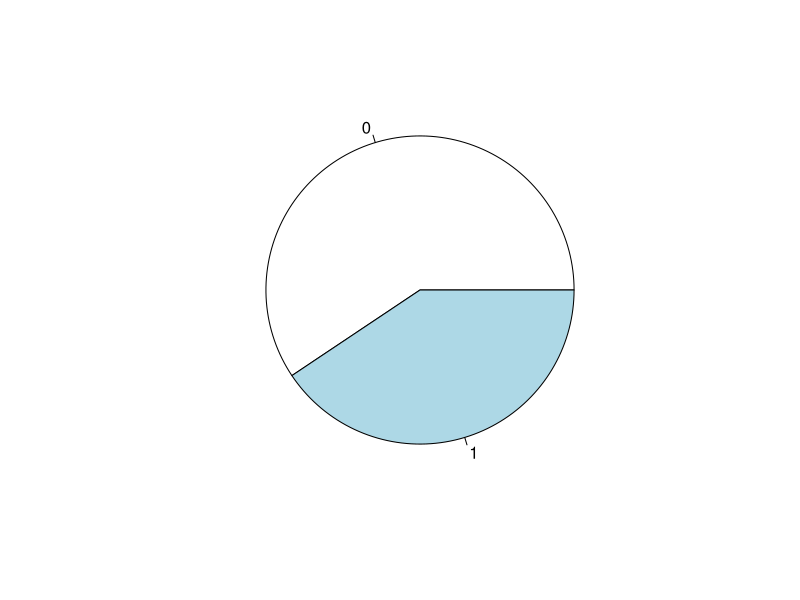
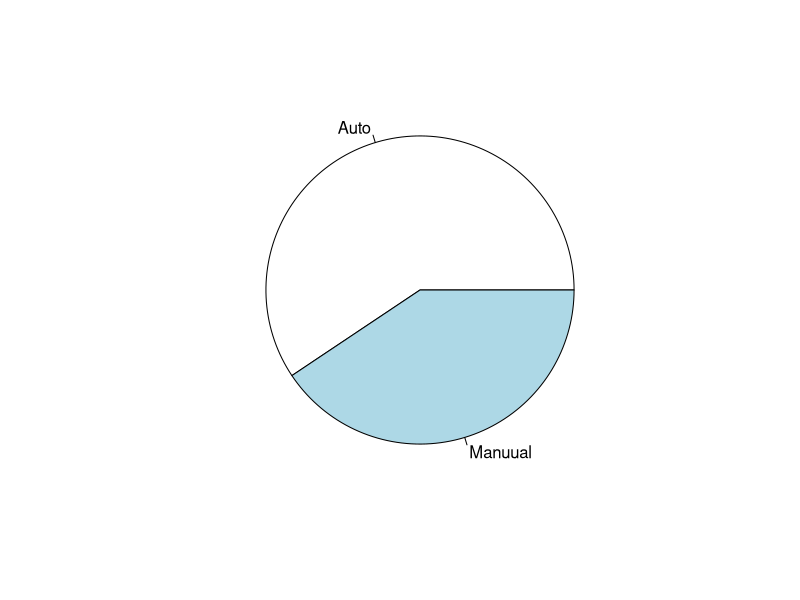
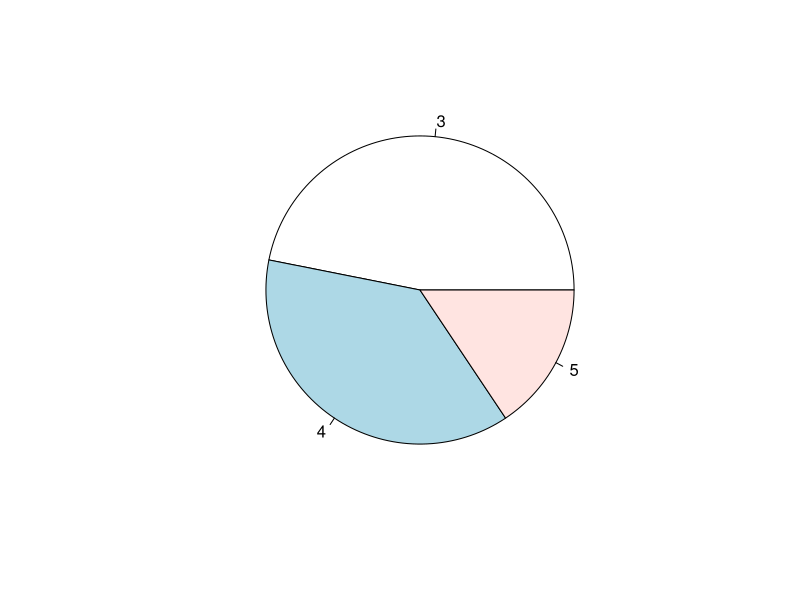
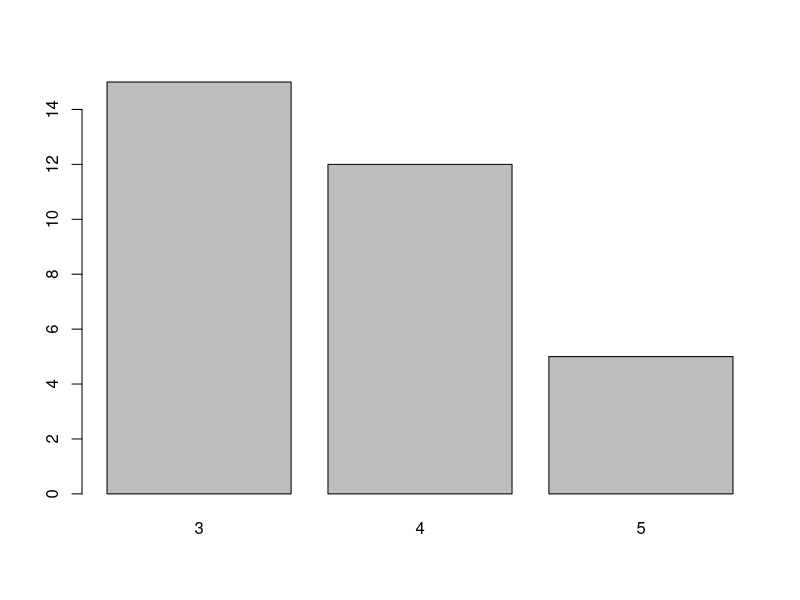
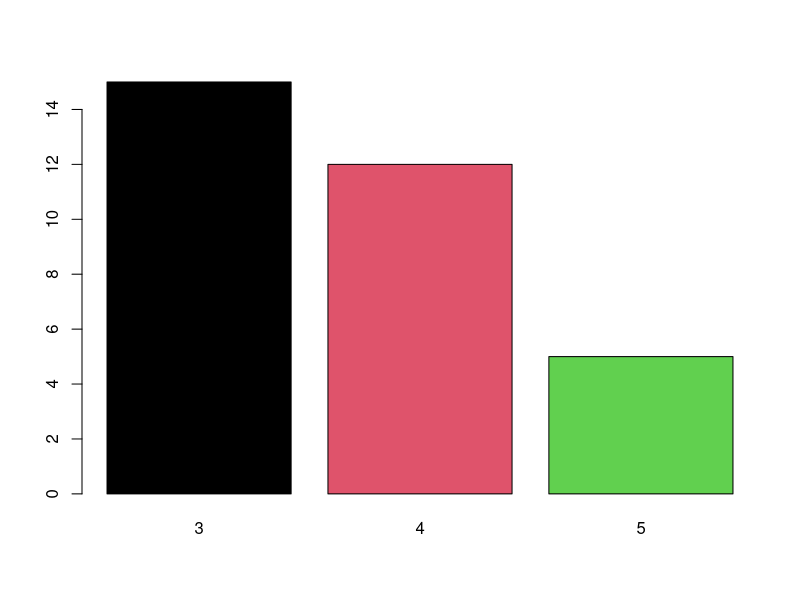
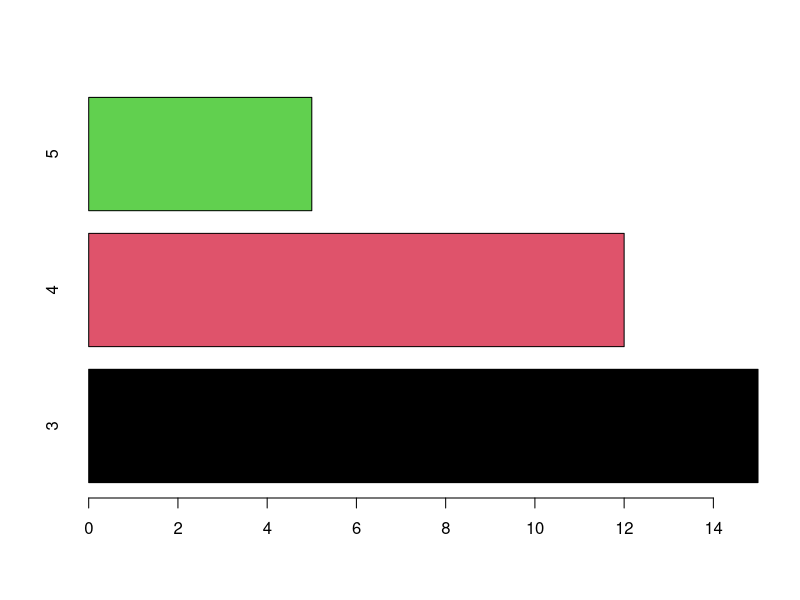
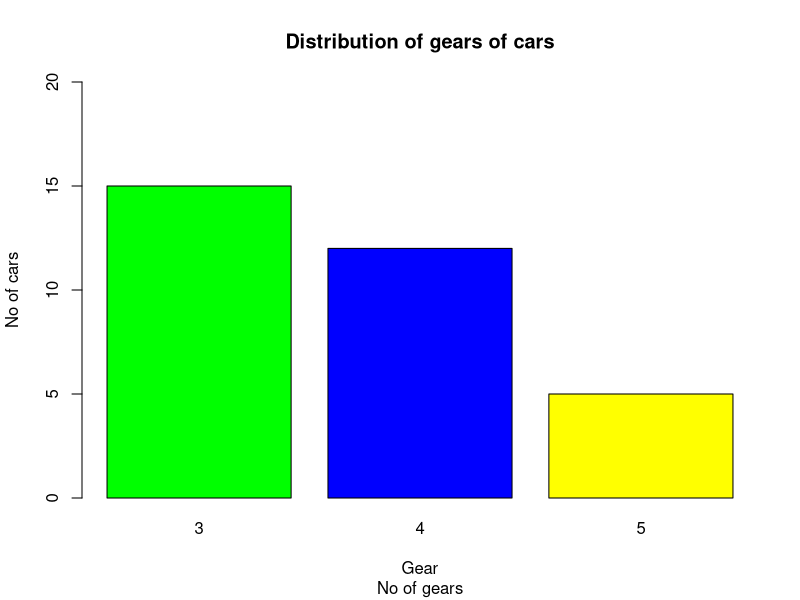

Generate these figures, in order, with R:
#Analysis of dataset mtcars using dplyr
#Filename:dplyr-mtcars.R
library(dplyr)
?mtcars
mtcars
# Structure of data set
str(mtcars)# Structure
dim(mtcars) #dimensions
names(mtcars) # Column names
rownames(mtcars) # row names
summary(mtcars) #Summary of dataset
# summary activities on mtcars
t1=table(mtcars$am)
pie(t1)
19/32*360
pie(t1, labels=c('Auto','Manuual'))
t2=table(mtcars$gear)
pie(t2)
barplot(t2)
barplot(t2,col=1:3)
barplot(t2,col=1:3,horiz=T)
barplot(t2,col=c('green','blue','yellow'),xlab='Gear',ylab='No of cars',ylim=c(0,20))
title(main='Distribution of gears of cars',sub='No of gears')
#using dplyr %>% is chaining function
mtcars %>% select(mpg,gear) %>% slice(c(1:5,10))
#Select for Columns, slice for rows
mtcars %>% arrange(mpg) # ascending order of mileage
mtcars %>% arrange(am,desc(mpg)) %>% select(am,mpg) # ascending order of am, descending order of mpg
mtcars %>% mutate(rn=rownames(mtcars)) %>% select(rn,mpg)
# display rownmaes with mpg
mtcars %>% slice(c(1,5,7))
mtcars %>% sample_n(3)
mtcars %>% sample_frac(.2)
mtcars %>% select(sample(x=c(1:11),size=2)) %>% head
mtcars %>% mutate(newmpg=mpg*1.1)
mutate(mtcars, newmpg=mpg*1.2)
 #type of Tx, mean(mgp)
mtcars %>% group_by(am) %>% summarise(MeanMPG=mean(mpg))
mtcars %>% group_by(am) %>% summarise(MeanMPG=mean(mpg),MaxHP=max(hp), MinwT=min(wt))
mtcars %>% group_by(gear,cyl) %>% summarise(MeanMPG =mean(mpg))
